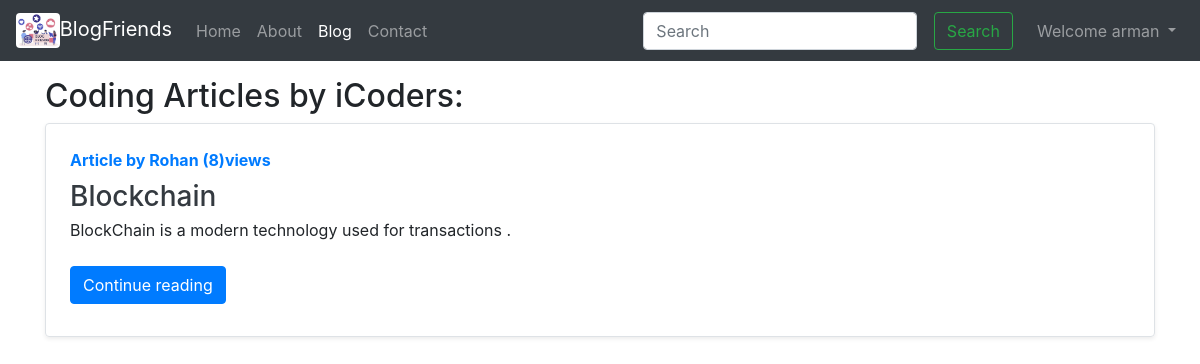
Page /blog/ (signed in) on the committed database.
### blog/models.py (models this page shows, shortened)
class Post(models.Model):
    sno = models.AutoField(primary_key=True)
    title = models.CharField(max_length=255)
    content = RichTextField()
    author = models.CharField(max_length=13)
    views = models.IntegerField(default=0)
    timestamp = models.DateTimeField(blank=True)
    slug = models.CharField(max_length=130)

### blog/views.py (the view)
# urls.py: path('', views.blogHome, name='blogHome'),
def blogHome(request):
    allPosts = Post.objects.all()
    context = {
        'allposts': allPosts
        }
    return render(request,'blog/blogHome.html', context)

### templates/blog/blogHome.html (shortened to what this page needs)
{% extends 'base.html' %}
 {% block blogactive %}
  active
 {% endblock blogactive %}
 {% block body %}
<div class="container my-3">
    <h2>Coding Articles by iCoders:</h2>
    {% for post in allposts %}
    <div class="row no-gutters border rounded overflow-hidden flex-md-row mb-4 shadow-sm h-md-250 position-relative">
        <div class="col p-4 d-flex flex-column position-static">
            <strong class="d-inline-block mb-2 text-primary">Article by {{post.author}} ({{ post.views }})views</strong>
            <h3 class="mb-0"><a class="text-dark" href="/blog/{{post.slug}}">{{post.title}}</a></h3>
            <p class="card-text mb-auto"><div class="preview">{{post.content|safe| truncatechars:500}}.</div></p>
            <div class="my-2">
                <a class="btn btn-primary" href="/blog/{{post.slug}}" role="button">Continue reading</a>
            </div>
        </div>
    </div>
    {% endfor %}
</div>
{% endblock body %}

### templates/base.html (shortened to what this page needs)
<!DOCTYPE html>
{% load static %}
<html lang="en">
<head>
  <link rel="stylesheet" href="https://cdn.jsdelivr.net/npm/bootstrap@4.5.3/dist/css/bootstrap.min.css">
</head>
<body>
  <nav class="navbar navbar-expand-lg navbar-dark bg-dark">
    <a class="navbar-brand" href="/"><img class="myimg rounded" src="{% static 'images/blogicon.jpg' %}">BlogFriends</a>
    <div class="collapse navbar-collapse" id="navbarSupportedContent">
      <ul class="navbar-nav mr-auto">
        <li class="nav-item {% block homeactive %} {% endblock homeactive %}">
          <a class="nav-link" href="/">Home <span class="sr-only">(current)</span></a>
        </li>
        <li class="nav-item {% block aboutactive %} {% endblock aboutactive %}">
          <a class="nav-link" href="/about">About</a>
        </li>
        <li class="nav-item {% block blogactive %} {% endblock blogactive %}">
          <a class="nav-link" href="/blog">Blog</a>
        </li>
        <li class="nav-item {% block contactactive %} {% endblock contactactive %}">
          <a class="nav-link" href="/contact">Contact</a>
        </li>
      </ul>
      <div class="ml-auto form-inline">
        <form method="get" action="/search" class=" my-2 my-lg-0 mx-3">
          <input class="form-control mr-sm-2" type="search" placeholder="Search" aria-label="Search" name="query"
            id="query" />
          <button class="btn btn-outline-success my-2 my-sm-0 ml-1" type="submit">
            Search
          </button>
        </form>
      {% if user.is_authenticated %}
        <ul class="navbar-nav">
          <li class="nav-item dropdown">
            <a class="nav-link dropdown-toggle" href="#" id="navbarDropdown" role="button" data-toggle="dropdown"
              aria-haspopup="true" aria-expanded="false">
              Welcome {{request.user}}
            </a>
          </li>
        </ul>
      {% endif %}
      </div>
    </div>
  </nav>
  {% block body %}
   {% endblock body %}
</body>
</html>

### templates/base.html (style rules this page uses)
.myimg { max-height:35px; padding:0; }

### rows in the picture
Post: author "Rohan", views "8", title "Blockchain"

### other values in the picture
{{ request.user }} "arman"
